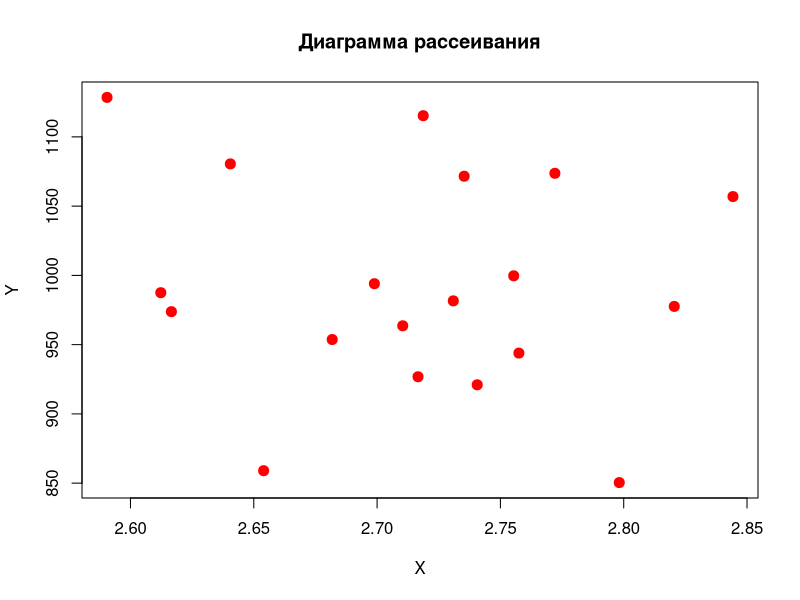
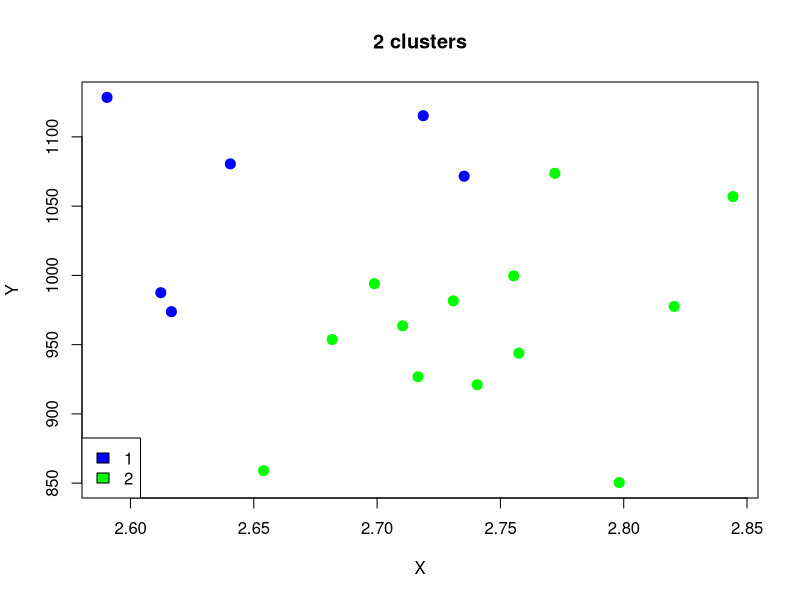
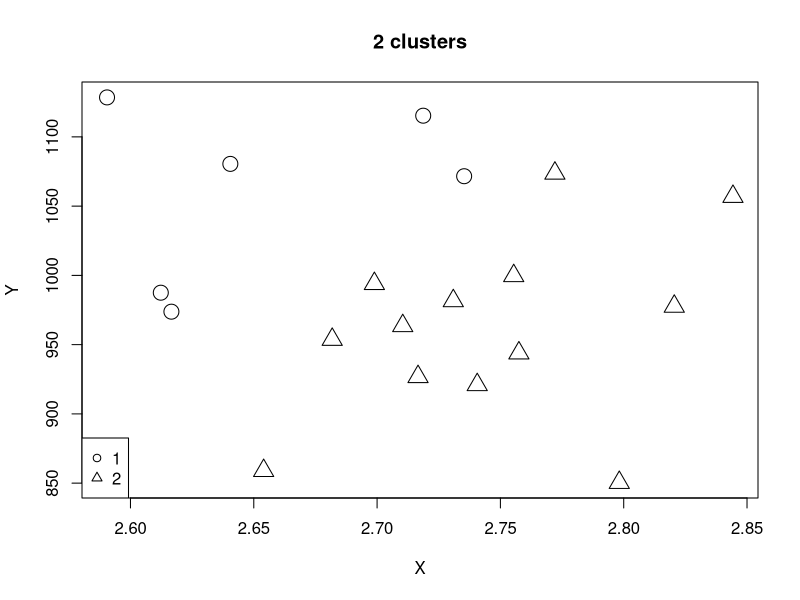
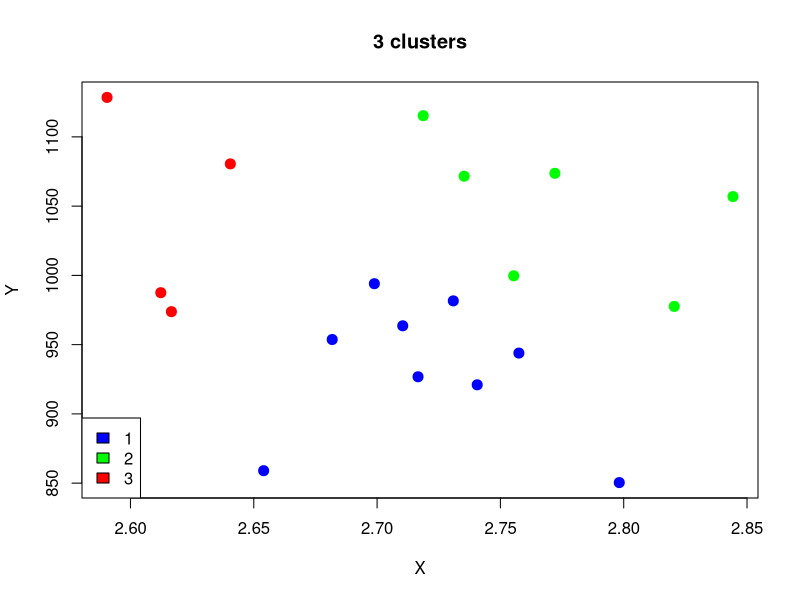
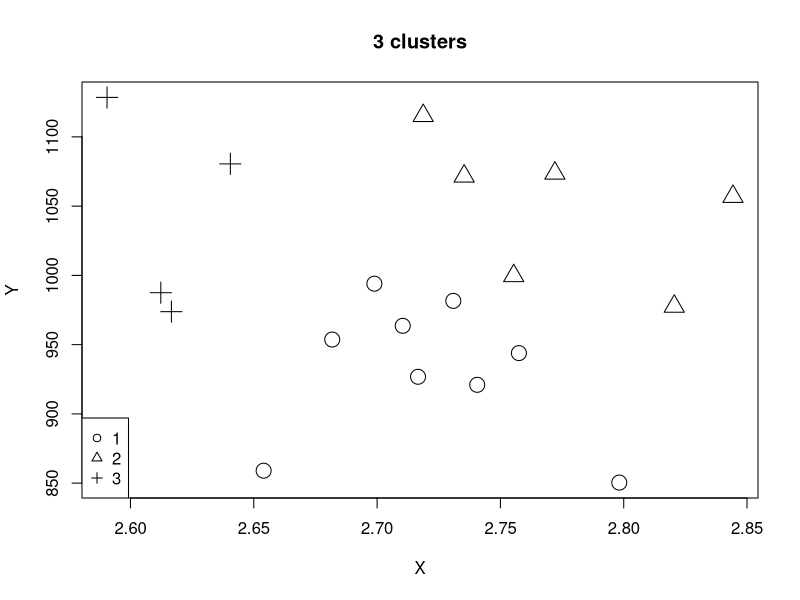

These figures' R source, in order:
dat = read.table(file = "input.txt", dec = ",")

plot(dat, type = "p", 
     main = "Диаграмма рассеивания", 
     xlab = "X", ylab = "Y",
     col = "red", pch = 20, cex = 2)

#Число кластеров = 2
cl = kmeans(scale(dat), 2)
#Число наблюдений
table(cl$cluster)

cl$centers

sapply(1:2, function(i) cl$centers[,i] * sd(dat[,i]) + mean(dat[,i]))

plot(dat, col = c("blue", "green")[cl$cluster], pch = 20, cex = 2, xlab = "X", ylab = "Y", main = "2 clusters")
legend("bottomleft", legend = c("1", "2"), fill = c("blue", "green"))

plot(dat, pch = (1:2)[cl$cluster], cex = 2, xlab = "X", ylab = "Y", main = "2 clusters")
legend("bottomleft", legend = c("1", "2"),pch = 1:2)

#Число кластеров = 3
cl = kmeans(scale(dat), 3)
#Число наблюдений
table(cl$cluster)

cl$centers

sapply(1:2, function(i) cl$centers[,i] * sd(dat[,i]) + mean(dat[,i]))

plot(dat, col = c("blue", "green", "red")[cl$cluster], pch = 20, cex = 2, xlab = "X", ylab = "Y", main = "3 clusters")
legend("bottomleft", legend = c("1", "2", "3"), fill = c("blue", "green", "red"))

plot(dat, pch = (1:3)[cl$cluster], cex = 2, xlab = "X", ylab = "Y", main = "3 clusters")
legend("bottomleft", legend = c("1", "2", "3"),pch = 1:3)

